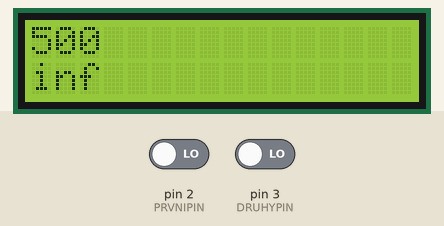
This program was run on a simulated Arduino Uno, built with avr-gcc and run on an emulated ATmega328P. Parts: 16×2 character LCD. The test bench sets the inputs (shaded band); at power-on: pin 2 (PRVNIPIN) LOW, pin 3 (DRUHYPIN) LOW. What the program prints to the serial monitor is not drawn.

Above: at 1.2 s.
1.3 s: pin 2 (PRVNIPIN) driven HIGH
At 1.7 s:
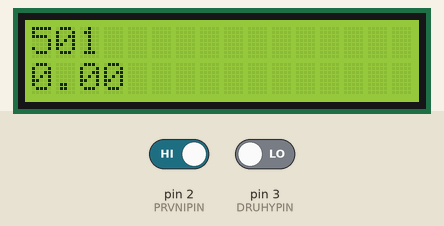
Timing chart, 0 to 4.3 s (numbered marks = the images above; inputs shaded):
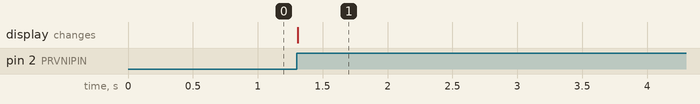

Measured:
- after the input at 1.3 s, the display: changes at once (image 1)

The program:

main.cpp
```cpp
#include <Arduino.h>
#include <Wire.h>
#include <LiquidCrystal_I2C.h>

#define PRVNIPIN 2
#define DRUHYPIN 3

// variables will change:
volatile byte prvniState = HIGH, druhyState = HIGH;       // variable for reading the pushbutton status
int pocet = 500, zmereno = 0;
unsigned long time1 = 0, time2 = 0, mezicas1 = 0, mezicas2 = 0, oldtime1 = 0, oldtime2 = 0;
float distance = 100.0, interval = 0, velocity = 0;
LiquidCrystal_I2C lcd(0x20,16,2);


void inter1() {
  oldtime1 = millis();
  if((mezicas1 + 10) < oldtime1){
     pocet++;
     time1 = millis();
  }
  mezicas1 = oldtime1;
}

void inter2() {
   oldtime2 = millis();
  if((mezicas2 + 10) < oldtime2){
     time2 = millis();
  }
  mezicas2 = oldtime2;
}

void setup() {
  // initialize the LED pin as an output:
  //pinMode(LEDPIN, OUTPUT);
  // initialize the sensor pin as an input:
  pinMode(PRVNIPIN, INPUT);
  pinMode(DRUHYPIN, INPUT);
  lcd.begin();// inicializuje displej
  lcd.backlight();
  /*digitalWrite(PRVNIPIN, HIGH); // turn on the pullup
  digitalWrite(DRUHYPIN, HIGH);*/
  attachInterrupt(digitalPinToInterrupt(PRVNIPIN), inter1, RISING);
  attachInterrupt(digitalPinToInterrupt(DRUHYPIN), inter2, RISING);
  lcd.print(pocet);
  Serial.begin(9600);
}
int zmena = 0;
void loop(){
  // read the state of the pushbutton value:
  // check if the sensor beam is broken
  // if it is, the sensorState is LOW:

  /*while(time1 == 0) {
    if(digitalRead(PRVNIPIN) == LOW){
      time1 = micros();
      pocet--;
      Serial.println("prvni");
    }
  }
  while(time2 == 0) {
    if(digitalRead(DRUHYPIN) == LOW){
      time2 = micros();
      zmereno = 1;
      Serial.println("druhy");
    }
  }
  */
  /*if(zmereno == 1){
    interval = float(time2-time1);
    velocity = distance*1000*3.28/interval;
    Serial.println(velocity);
    Serial.println(pocet);
    time1 = 0;
    time2 = 0;
    zmereno = 0;
    }*/

    if (pocet != zmena){
      Serial.println(pocet);
      lcd.setCursor(0,0);
      lcd.print(pocet);
      zmena = pocet;
      interval = float(time2-time1);
      velocity = float((distance*1000)*3.28)/interval;
      Serial.println(velocity);
      lcd.setCursor(0,1);
      lcd.print(velocity);
    }
 }
```
